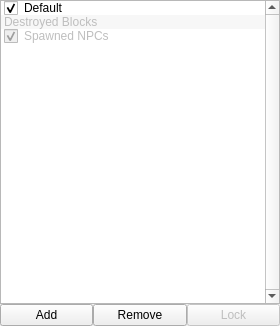
<?xml version="1.0" encoding="UTF-8"?>
<ui version="4.0">
 <class>LvlLayersBox</class>
 <widget class="QDockWidget" name="LvlLayersBox">
  <property name="geometry">
   <rect>
    <x>0</x>
    <y>0</y>
    <width>280</width>
    <height>326</height>
   </rect>
  </property>
  <property name="minimumSize">
   <size>
    <width>280</width>
    <height>143</height>
   </size>
  </property>
  <property name="baseSize">
   <size>
    <width>246</width>
    <height>250</height>
   </size>
  </property>
  <property name="contextMenuPolicy">
   <enum>Qt::CustomContextMenu</enum>
  </property>
  <property name="floating">
   <bool>false</bool>
  </property>
  <property name="allowedAreas">
   <set>Qt::LeftDockWidgetArea|Qt::RightDockWidgetArea</set>
  </property>
  <property name="windowTitle">
   <string>Layers</string>
  </property>
  <widget class="QWidget" name="LevelLayersBox">
   <property name="contextMenuPolicy">
    <enum>Qt::CustomContextMenu</enum>
   </property>
   <layout class="QGridLayout" name="gridLayout">
    <property name="leftMargin">
     <number>0</number>
    </property>
    <property name="topMargin">
     <number>0</number>
    </property>
    <property name="rightMargin">
     <number>0</number>
    </property>
    <property name="bottomMargin">
     <number>0</number>
    </property>
    <property name="spacing">
     <number>0</number>
    </property>
    <item row="1" column="1">
     <widget class="QPushButton" name="RemoveLayer">
      <property name="enabled">
       <bool>true</bool>
      </property>
      <property name="text">
       <string>Remove</string>
      </property>
     </widget>
    </item>
    <item row="1" column="0">
     <widget class="QPushButton" name="AddLayer">
      <property name="enabled">
       <bool>true</bool>
      </property>
      <property name="text">
       <string>Add</string>
      </property>
     </widget>
    </item>
    <item row="1" column="2">
     <widget class="QPushButton" name="LockLayer">
      <property name="enabled">
       <bool>false</bool>
      </property>
      <property name="text">
       <string>Lock</string>
      </property>
      <property name="checkable">
       <bool>true</bool>
      </property>
     </widget>
    </item>
    <item row="0" column="0" colspan="3">
     <widget class="QListWidget" name="LvlLayerList">
      <property name="contextMenuPolicy">
       <enum>Qt::CustomContextMenu</enum>
      </property>
      <property name="verticalScrollBarPolicy">
       <enum>Qt::ScrollBarAlwaysOn</enum>
      </property>
      <property name="dragDropMode">
       <enum>QAbstractItemView::InternalMove</enum>
      </property>
      <property name="alternatingRowColors">
       <bool>true</bool>
      </property>
      <property name="selectionBehavior">
       <enum>QAbstractItemView::SelectItems</enum>
      </property>
      <property name="viewMode">
       <enum>QListView::ListMode</enum>
      </property>
      <property name="uniformItemSizes">
       <bool>false</bool>
      </property>
      <property name="currentRow">
       <number>-1</number>
      </property>
      <item>
       <property name="text">
        <string notr="true">Default</string>
       </property>
       <property name="checkState">
        <enum>Checked</enum>
       </property>
      </item>
      <item>
       <property name="text">
        <string notr="true">Destroyed Blocks</string>
       </property>
       <property name="checkState">
        <enum>Unchecked</enum>
       </property>
       <property name="flags">
        <set>ItemIsDragEnabled|ItemIsUserCheckable</set>
       </property>
      </item>
      <item>
       <property name="text">
        <string notr="true">Spawned NPCs</string>
       </property>
       <property name="checkState">
        <enum>Checked</enum>
       </property>
       <property name="flags">
        <set>ItemIsDragEnabled|ItemIsUserCheckable</set>
       </property>
      </item>
     </widget>
    </item>
   </layout>
  </widget>
 </widget>
 <resources/>
 <connections/>
</ui>
